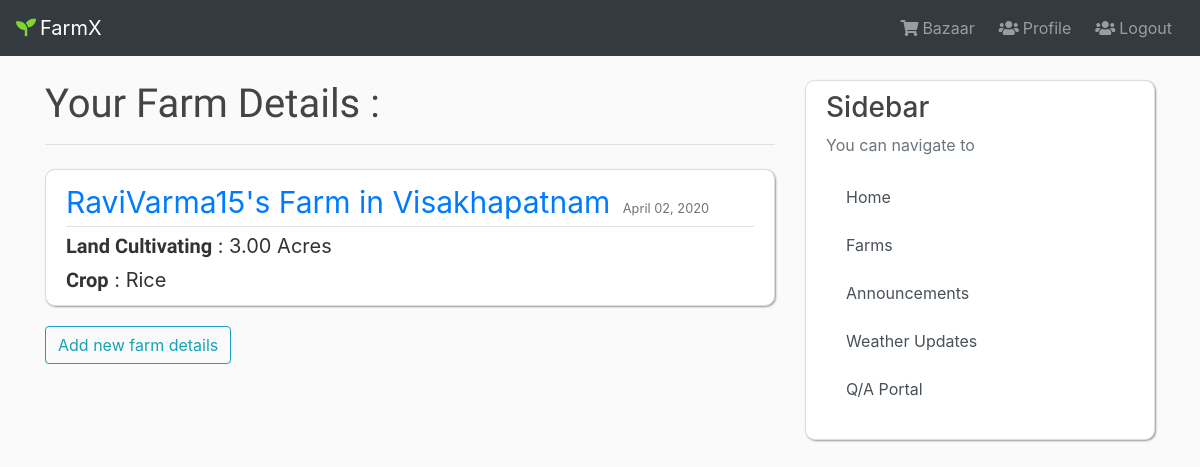
The app's page /user/farm/ (signed in), older data.
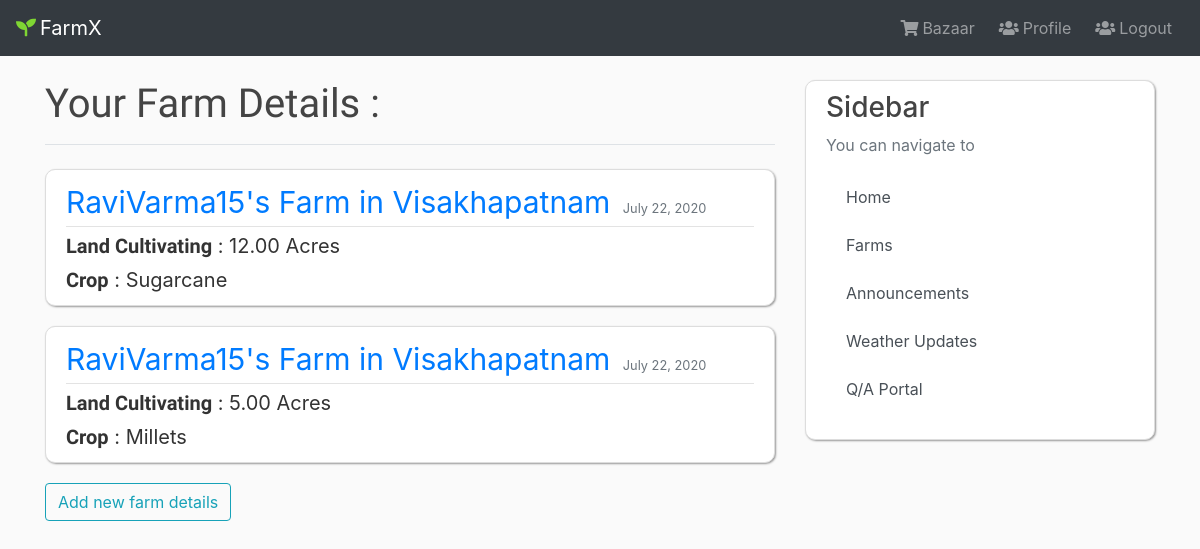
The same page, newer data.
### farm/models.py (models this page shows)
class Farm(models.Model):
    owner = models.ForeignKey(User, on_delete=models.CASCADE)
    date_posted = models.DateTimeField(default=timezone.now)
    state = models.CharField(choices=state_choices, max_length=200, verbose_name='State')
    village = models.CharField(max_length=100, verbose_name='Village')
    total_land_available = models.DecimalField(max_digits=5, decimal_places=2, verbose_name='Total land owned',
                                               help_text='In Acres')
    land_cultivating = models.DecimalField(max_digits=5, decimal_places=2, verbose_name='Land planning to cultivate',
                                           help_text='In Acres')
    crop = models.CharField(choices=crop_choices, max_length=200, verbose_name='Crop')
    expecting_yield = models.DecimalField(max_digits=5, decimal_places=2, verbose_name='Yield Expecting',
                                          help_text='In Quintal', null=True)
    water_source = models.CharField(choices=water_sources, max_length=100, verbose_name='Water Source', default='Rain Water')
    class Meta:
        ordering = ['-total_land_available']
    def __str__(self):
        return f'{self.owner.username}\'s Farm in {self.village}'

### farm/views.py (the view)
# urls.py: path('farm/', farm_views.FarmListView.as_view(), name='farm-list'),
class FarmListView(LoginRequiredMixin, ListView):
    model = Farm
    def get_queryset(self):
        return Farm.objects.filter(owner=self.request.user)

### farm/templates/farm/farm_list.html
{% extends 'users/user_base.html' %}
{% block content %}
    {% if object_list %}
        <h1 class="border-bottom pb-3 mb-4" style="font-family: 'Sen', sans-serif">Your Farm Details : </h1>
        {% for object in object_list %}
            <article class="media content-section">
                  <div class="media-body">
                    <div class="article-metadata">
                      <a class="mr-2" style="font-size: 30px" href="{% url 'farm-detail' object.id %}">{{ object }}</a>
                      <small class="text-muted">{{ object.date_posted|date:"F d, Y" }}</small>
                    </div>
                  <p class="article-content my-1" style="font-size: 20px"><span style="font-family: 'Sen', sans-serif;font-weight: 800">Land Cultivating</span> : {{ object.land_cultivating }} Acres</p>
                  <p class="article-content mb-0" style="font-size: 20px"><span style="font-family: 'Sen', sans-serif;font-weight: 800">Crop</span> : {{ object.crop }}</p>
                  </div>
            </article>
        {% endfor %}
        <a class="btn btn-outline-info" href="{% url 'farm-create' %}">Add new farm details</a>
    {% else %}
        <h3 class="my-4" style="font-family: 'Sen', sans-serif">Looks like you have not entered any farm details as of now, begin by clicking the below button</h3>
        <a class="btn btn-outline-info" href="{% url 'farm-create' %}">Add new farm details</a>
    {% endif %}
{% endblock content %}

Row changes from the older to the newer data that the page shows:
removed Farm: owner+village "RaviVarma15's Farm in Visakhapatnam", date_posted "April 02, 2020", land_cultivating "3.00", crop "Rice"
added Farm: owner+village "RaviVarma15's Farm in Visakhapatnam", date_posted "July 22, 2020", land_cultivating "12.00", crop "Sugarcane"
added Farm: owner+village "RaviVarma15's Farm in Visakhapatnam", date_posted "July 22, 2020", land_cultivating "5.00", crop "Millets"
